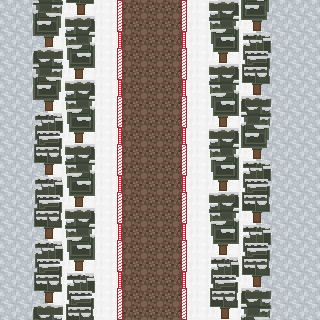

A 2D game scene composited from a Tiled map and its tileset images. What follows is a short description and the map's XML, with every tile layer's data as written:
An orthogonal 20x20 tile map with 16x16 px tiles, 2 tile layers (Tile Layer 1, Tile Layer 2), 1 hidden layer not drawn, 2 tilesets.

<map version="1.0" tiledversion="2017.10.31" orientation="orthogonal" renderorder="right-down" width="20" height="20" tilewidth="16" tileheight="16" infinite="0" nextobjectid="1">
 <tileset firstgid="1" source="../tilesets/world-tileset.tsx" />
 <tileset firstgid="4097" source="../tilesets/collision-tileset.tsx" />
 <layer name="Tile Layer 1" width="20" height="20">
  <data encoding="csv">
219,219,219,38,38,38,38,229,283,283,283,230,38,38,38,38,219,219,219,219,
219,219,219,38,38,38,38,229,283,283,283,230,38,38,38,38,219,219,219,219,
219,219,219,38,38,38,38,229,283,283,283,230,38,38,38,38,219,219,219,219,
219,219,219,38,38,38,38,229,283,283,283,230,38,38,38,38,219,219,219,219,
219,219,219,38,38,38,38,229,283,283,283,230,38,38,38,38,219,219,219,219,
219,219,219,38,38,38,38,229,283,283,283,230,38,38,38,38,219,219,219,219,
219,219,219,38,38,38,38,229,283,283,283,230,38,38,38,38,219,219,219,219,
219,219,219,38,38,38,38,229,283,283,283,230,38,38,38,38,219,219,219,219,
219,219,219,38,38,38,38,229,283,283,283,230,38,38,38,38,219,219,219,219,
219,219,219,38,38,38,38,229,283,283,283,230,38,38,38,38,219,219,219,219,
219,219,219,38,38,38,38,229,283,283,283,230,38,38,38,38,219,219,219,219,
219,219,219,38,38,38,38,229,283,283,283,230,38,38,38,38,219,219,219,219,
219,219,219,38,38,38,38,229,283,283,283,230,38,38,38,38,219,219,219,219,
219,219,219,38,38,38,38,229,283,283,283,230,38,38,38,38,219,219,219,219,
219,219,219,38,38,38,38,229,283,283,283,230,38,38,38,38,219,219,219,219,
219,219,219,38,38,38,38,229,283,283,283,230,38,38,38,38,219,219,219,219,
219,219,219,38,38,38,38,229,283,283,283,230,38,38,38,38,219,219,219,219,
219,219,219,38,38,38,38,229,283,283,283,230,38,38,38,38,219,219,219,219,
219,219,219,38,38,38,38,229,283,283,283,230,38,38,38,38,219,219,219,219,
219,219,219,38,38,38,38,229,283,283,283,230,38,38,38,38,219,219,219,219
</data>
 </layer>
 <layer name="Tile Layer 2" width="20" height="20">
  <data encoding="csv">
0,0,95,96,479,480,0,37,0,0,0,37,0,33,34,159,160,0,0,0,
0,0,159,160,33,34,0,101,0,0,0,101,0,97,98,223,224,0,0,0,
0,0,223,224,97,98,0,165,0,0,0,165,0,161,162,287,288,0,0,0,
0,0,31,32,161,162,0,37,0,0,0,37,0,225,226,351,352,0,0,0,
0,0,95,96,225,226,0,101,0,0,0,101,0,33,34,415,416,0,0,0,
0,0,159,160,33,34,0,165,0,0,0,165,0,97,98,479,480,0,0,0,
0,0,223,224,97,98,0,37,0,0,0,37,0,161,162,31,32,0,0,0,
0,0,287,288,161,162,0,101,0,0,0,101,0,225,226,95,96,0,0,0,
0,0,351,352,225,226,0,165,0,0,0,165,0,33,34,159,160,0,0,0,
0,0,415,416,33,34,0,37,0,0,0,37,0,97,98,223,224,0,0,0,
0,0,479,480,97,98,0,101,0,0,0,101,0,161,162,287,288,0,0,0,
0,0,287,288,161,162,0,165,0,0,0,165,0,225,226,351,352,0,0,0,
0,0,351,352,225,226,0,37,0,0,0,37,0,33,34,415,416,0,0,0,
0,0,415,416,33,34,0,101,0,0,0,101,0,97,98,479,480,0,0,0,
0,0,479,480,97,98,0,165,0,0,0,165,0,161,162,287,288,0,0,0,
0,0,287,288,161,162,0,37,0,0,0,37,0,225,226,351,352,0,0,0,
0,0,351,352,225,226,0,101,0,0,0,101,0,287,288,415,416,0,0,0,
0,0,415,416,287,288,0,165,0,0,0,165,0,351,352,479,480,0,0,0,
0,0,479,480,351,352,0,37,0,0,0,37,0,415,416,31,32,0,0,0,
0,0,31,32,415,416,0,101,0,0,0,101,0,479,480,95,96,0,0,0
</data>
 </layer>
 <layer name="Tile Layer 3" width="20" height="20" visible="0">
  <data encoding="csv">
4098,4098,4098,4098,4098,4098,4098,4098,0,0,0,4098,4098,4098,4098,4098,4098,4098,4098,4098,
4098,4098,4098,4098,4098,4098,4098,4098,0,0,0,4098,4098,4098,4098,4098,4098,4098,4098,4098,
4098,4098,4098,4098,4098,4098,4098,4098,0,0,0,4098,4098,4098,4098,4098,4098,4098,4098,4098,
4098,4098,4098,4098,4098,4098,4098,4098,0,0,0,4098,4098,4098,4098,4098,4098,4098,4098,4098,
4098,4098,4098,4098,4098,4098,4098,4098,0,0,0,4098,4098,4098,4098,4098,4098,4098,4098,4098,
4098,4098,4098,4098,4098,4098,4098,4098,0,0,0,4098,4098,4098,4098,4098,4098,4098,4098,4098,
4098,4098,4098,4098,4098,4098,4098,4098,0,0,0,4098,4098,4098,4098,4098,4098,4098,4098,4098,
4098,4098,4098,4098,4098,4098,4098,4098,0,0,0,4098,4098,4098,4098,4098,4098,4098,4098,4098,
4098,4098,4098,4098,4098,4098,4098,4098,0,0,0,4098,4098,4098,4098,4098,4098,4098,4098,4098,
4098,4098,4098,4098,4098,4098,4098,4098,0,0,0,4098,4098,4098,4098,4098,4098,4098,4098,4098,
4098,4098,4098,4098,4098,4098,4098,4098,0,0,0,4098,4098,4098,4098,4098,4098,4098,4098,4098,
4098,4098,4098,4098,4098,4098,4098,4098,0,0,0,4098,4098,4098,4098,4098,4098,4098,4098,4098,
4098,4098,4098,4098,4098,4098,4098,4098,0,0,0,4098,4098,4098,4098,4098,4098,4098,4098,4098,
4098,4098,4098,4098,4098,4098,4098,4098,0,0,0,4098,4098,4098,4098,4098,4098,4098,4098,4098,
4098,4098,4098,4098,4098,4098,4098,4098,0,0,0,4098,4098,4098,4098,4098,4098,4098,4098,4098,
4098,4098,4098,4098,4098,4098,4098,4098,0,0,0,4098,4098,4098,4098,4098,4098,4098,4098,4098,
4098,4098,4098,4098,4098,4098,4098,4098,0,0,0,4098,4098,4098,4098,4098,4098,4098,4098,4098,
4098,4098,4098,4098,4098,4098,4098,4098,0,0,0,4098,4098,4098,4098,4098,4098,4098,4098,4098,
4098,4098,4098,4098,4098,4098,4098,4098,0,0,0,4098,4098,4098,4098,4098,4098,4098,4098,4098,
4098,4098,4098,4098,4098,4098,4098,4098,0,0,0,4098,4098,4098,4098,4098,4098,4098,4098,4098
</data>
 </layer>
</map>
